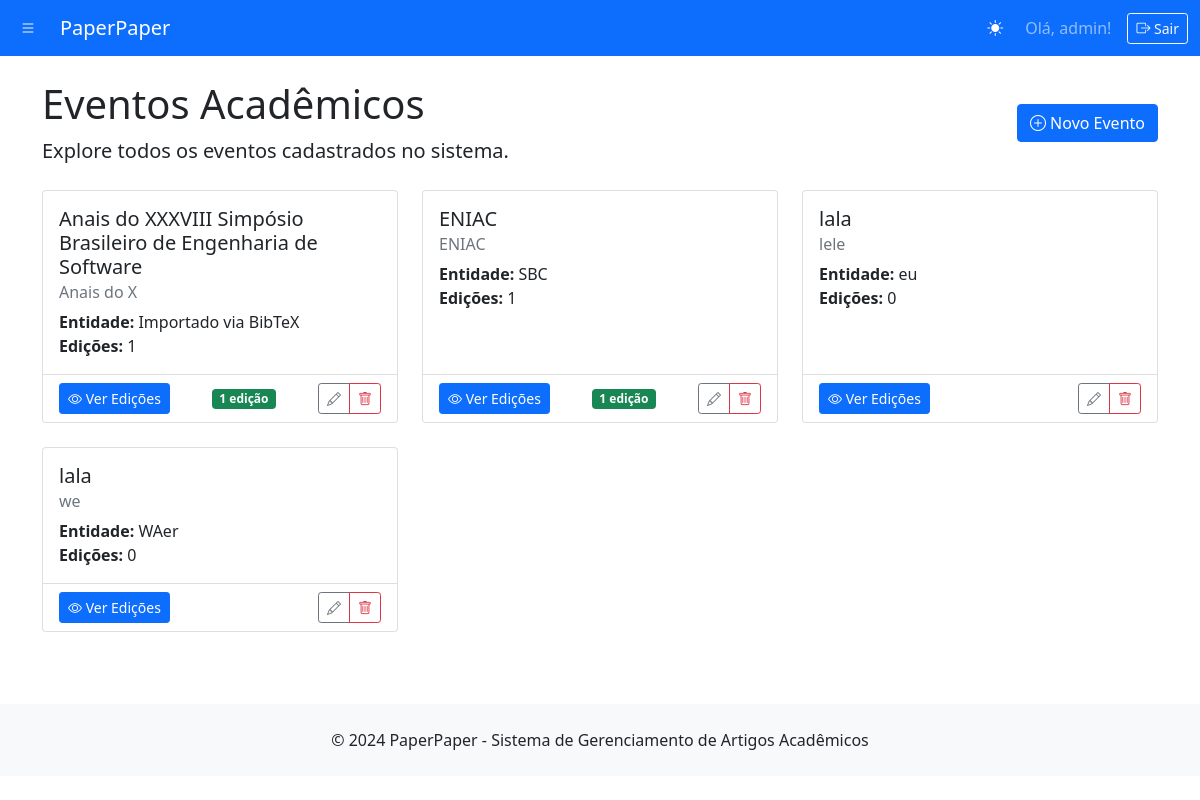
/events/ (signed in), run on the app's committed database.
### paperpaper/models.py (models this page shows, shortened)
class Event(models.Model):
    name = models.CharField(max_length=200, verbose_name="Nome do Evento")
    acronym = models.CharField(max_length=20, unique=True, verbose_name="Sigla")
    promoting_entity = models.CharField(max_length=200, verbose_name="Entidade Promotora")
    slug = models.SlugField(unique=True, blank=True)
    created_at = models.DateTimeField(auto_now_add=True)
    updated_at = models.DateTimeField(auto_now=True)
    class Meta:
        verbose_name = "Evento"
        verbose_name_plural = "Eventos"
        ordering = ['name']

### paperpaper/views.py (the view)
# urls.py: path('events/', views.events_list, name='events_list'),
def events_list(request):
    events = Event.objects.all().prefetch_related('editions').order_by('name')
    context = {
        'events': events
    }
    return render(request, 'paperpaper/events_list.html', context)

### templates/paperpaper/events_list.html (shortened to what this page needs)
{% extends 'paperpaper/base.html' %}
{% block content %}
<div class="row">
    <div class="col-12">
        <div class="d-flex justify-content-between align-items-center mb-4">
            <div>
                <h1>Eventos Acadêmicos</h1>
                <p class="lead mb-0">Explore todos os eventos cadastrados no sistema.</p>
            </div>
            {% if user.is_staff %}
            <div>
                <a href="{% url 'event_create' %}" class="btn btn-primary">
                    <i class="bi bi-plus-circle"></i> Novo Evento
                </a>
            </div>
            {% endif %}
        </div>
        {% if events %}
            <div class="row">
                {% for event in events %}
                <div class="col-md-6 col-lg-4 mb-4">
                    <div class="card h-100">
                        <div class="card-body">
                            <h5 class="card-title">{{ event.name }}</h5>
                            <h6 class="card-subtitle mb-2 text-muted">{{ event.acronym }}</h6>
                            <p class="card-text">
                                <strong>Entidade:</strong> {{ event.promoting_entity }}<br>
                                <strong>Edições:</strong> {{ event.editions.count }}
                            </p>
                        </div>
                        <div class="card-footer bg-transparent">
                            <div class="d-flex justify-content-between align-items-center">
                                <a href="{% url 'event_detail' event.slug %}" class="btn btn-primary btn-sm">
                                    <i class="bi bi-eye"></i> Ver Edições
                                </a>
                                {% if event.editions.exists %}
                                    <span class="badge bg-success ms-2">
                                        {{ event.editions.count }} edição{{ event.editions.count|pluralize:"ões" }}
                                    </span>
                                {% endif %}
                                {% if user.is_staff %}
                                    <div class="btn-group ms-2">
                                        <a href="{% url 'event_edit' event.slug %}" class="btn btn-outline-secondary btn-sm">
                                            <i class="bi bi-pencil"></i>
                                        </a>
                                        <a href="{% url 'event_delete' event.slug %}" class="btn btn-outline-danger btn-sm">
                                            <i class="bi bi-trash"></i>
                                        </a>
                                    </div>
                                {% endif %}
                            </div>
                        </div>
                    </div>
                </div>
                {% endfor %}
            </div>
        {% else %}
            <div class="alert alert-info">
                <h5>Nenhum evento encontrado</h5>
                <p class="mb-0">Ainda não há eventos cadastrados no sistema.</p>
            </div>
        {% endif %}
    </div>
</div>
{% endblock %}

### templates/paperpaper/base.html (shortened to what this page needs)
<!DOCTYPE html>
<html lang="pt-br">
<head>
    <link href="https://cdn.jsdelivr.net/npm/bootstrap@5.1.3/dist/css/bootstrap.min.css" rel="stylesheet">
    <link href="https://cdn.jsdelivr.net/npm/bootstrap-icons@1.8.0/font/bootstrap-icons.css" rel="stylesheet">
</head>
<body>
    <button class="sidebar-toggle" id="sidebarToggle">
        <i class="bi bi-list"></i>
    </button>
    <nav class="navbar navbar-expand-lg navbar-dark bg-primary">
        <div class="container-fluid">
            <a class="navbar-brand ms-5" href="{% url 'home' %}">PaperPaper</a>
            <div class="ms-auto d-flex align-items-center">
                <button class="theme-toggle" id="themeToggle" title="Alternar tema">
                    <i class="bi bi-sun-fill" id="themeIcon"></i>
                </button>
                {% if user.is_authenticated %}
                    <span class="navbar-text me-3">
                        Olá, {{ user.first_name|default:user.username }}!
                    </span>
                    <form method="post" action="{% url 'admin_logout' %}" class="d-inline">
                        <button type="submit" class="btn btn-outline-light btn-sm">
                            <i class="bi bi-box-arrow-right"></i> Sair
                        </button>
                    </form>
                {% else %}
                    <a href="{% url 'admin:login' %}" class="btn btn-outline-light btn-sm">
                        <i class="bi bi-box-arrow-in-right"></i> Entrar
                    </a>
                {% endif %}
            </div>
        </div>
    </nav>
    <div class="main-content" id="mainContent">
        <main class="container mt-4">
            {% block content %}
            {% endblock %}
        </main>
        <footer class="bg-light mt-5 py-4">
            <div class="container text-center">
                <p class="mb-0">&copy; 2024 PaperPaper - Sistema de Gerenciamento de Artigos Acadêmicos</p>
            </div>
        </footer>
    </div>
</body>
</html>

### templates/paperpaper/base.html (style rules this page uses)
.main-content { margin-left: 0; transition: margin-left 0.3s ease; }
.navbar { z-index: 1001; }
.sidebar-toggle { position: fixed; top: 8px; left: 8px; z-index: 1002; background: #0d6efd; border: none; color: white; padding: 8px 12px; border-radius: 4px; }
.theme-toggle { border: none; background: transparent; color: #ffffff; padding: 8px 12px; border-radius: 4px; transition: all 0.3s ease; margin-right: 10px; }

### data on the page
Event: name "Anais do XXXVIII Simpósio Brasileiro de Engenharia de Software", acronym "Anais do X", promoting_entity "Importado via BibTeX", editions.count "1"
Event: name "ENIAC", acronym "ENIAC", promoting_entity "SBC", editions.count "1"
Event: name "lala", acronym "lele", promoting_entity "eu", editions.count "0"
Event: name "lala", acronym "we", promoting_entity "WAer", editions.count "0"

### other printed values
{{ user.first_name|default:user.username }} "admin"
